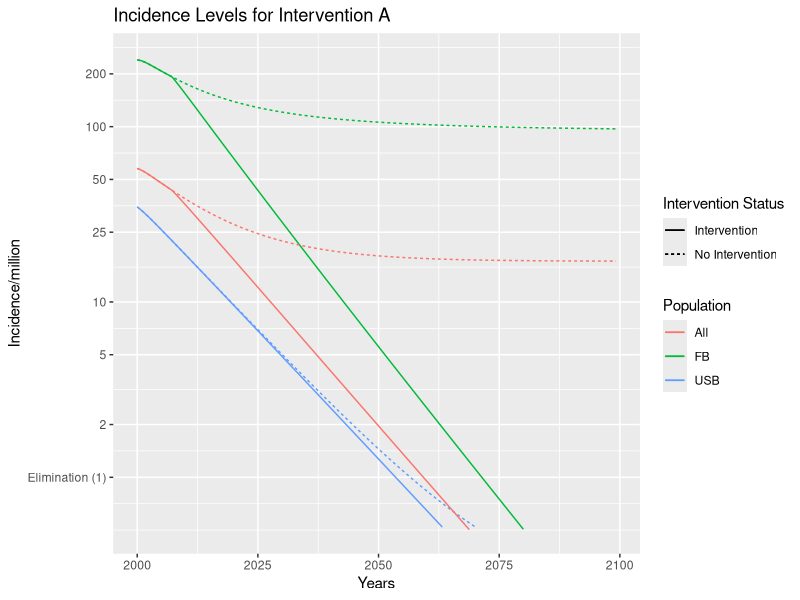
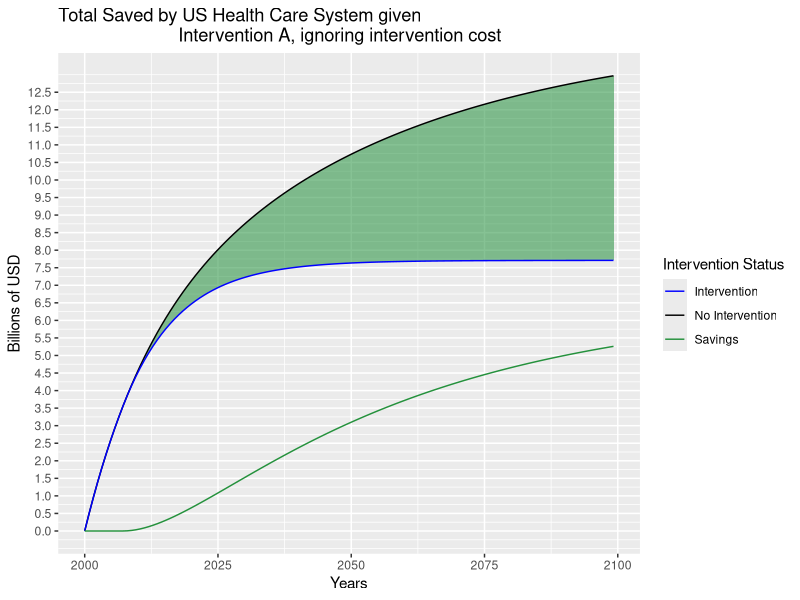
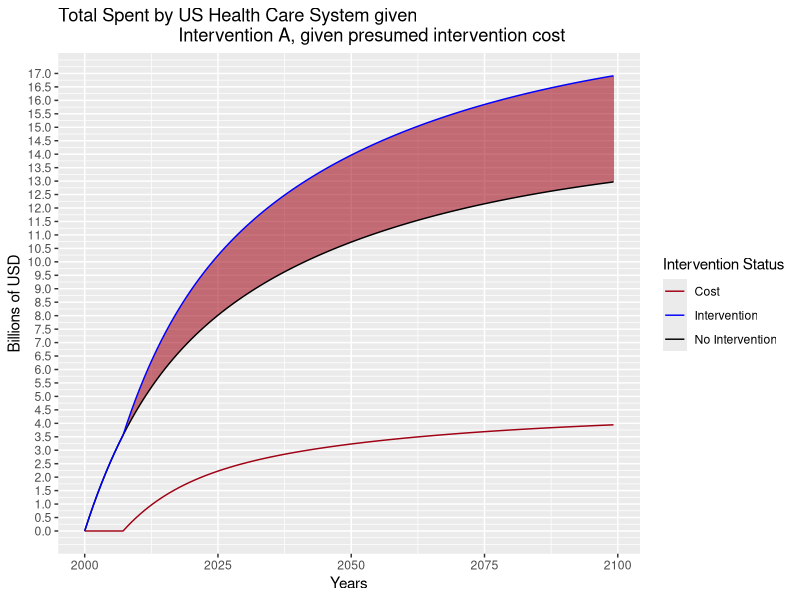
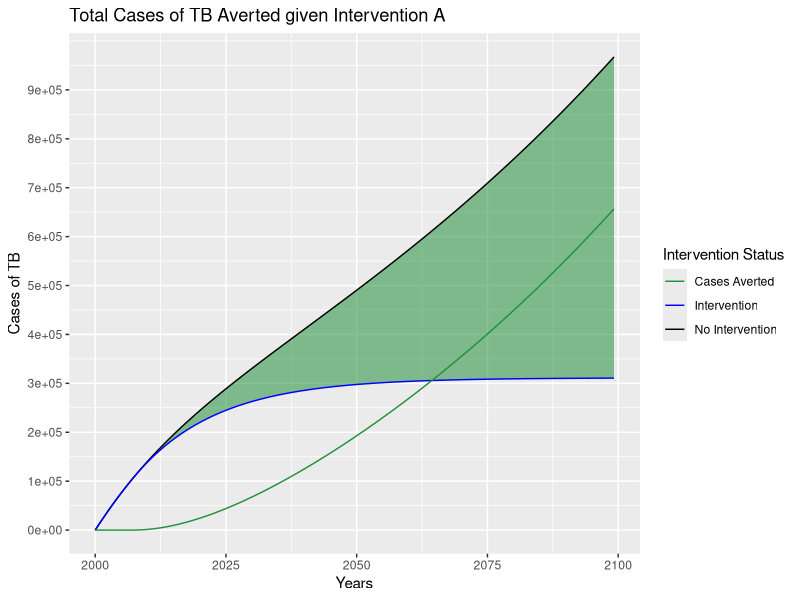
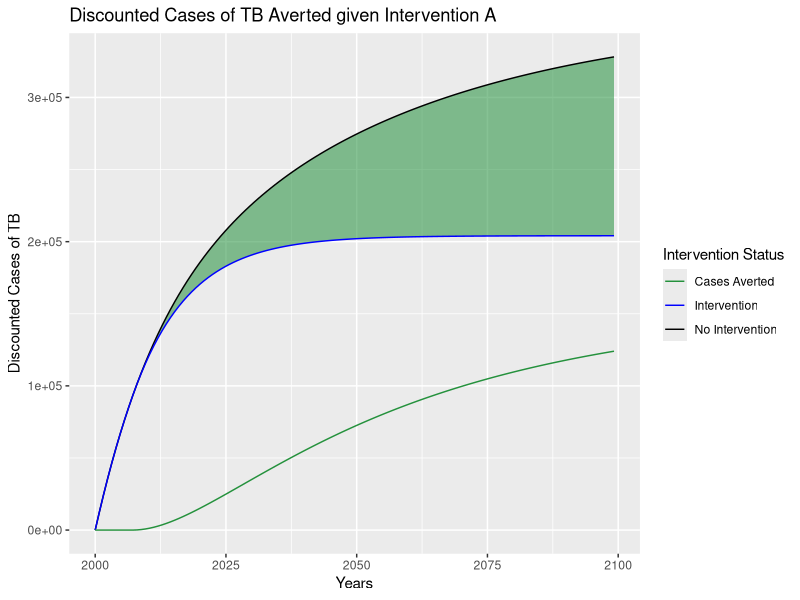
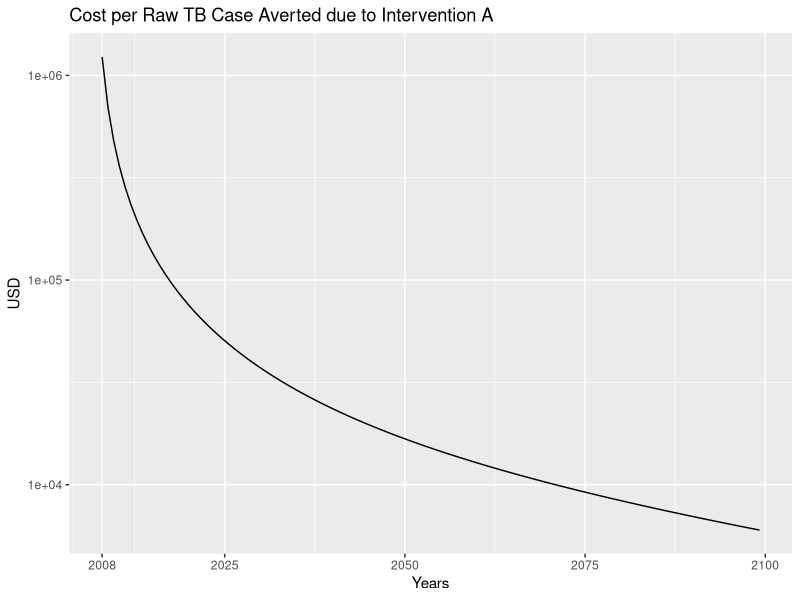
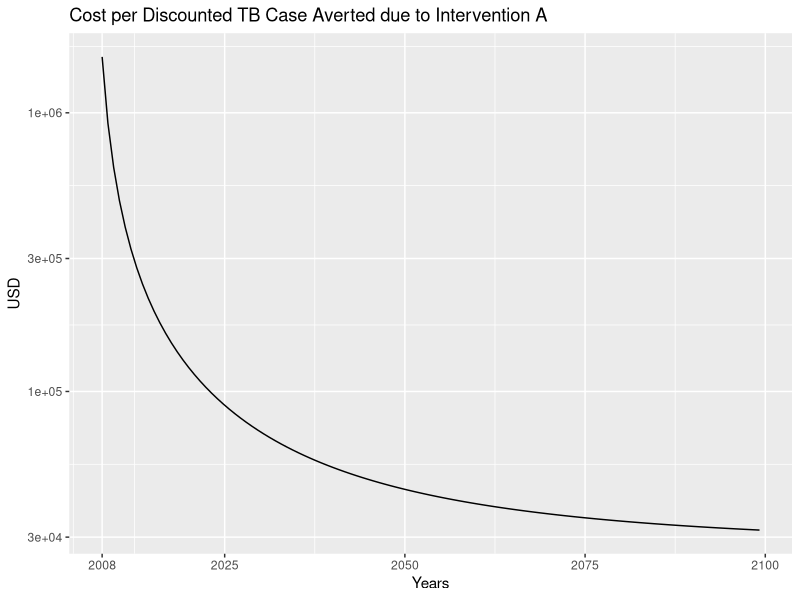
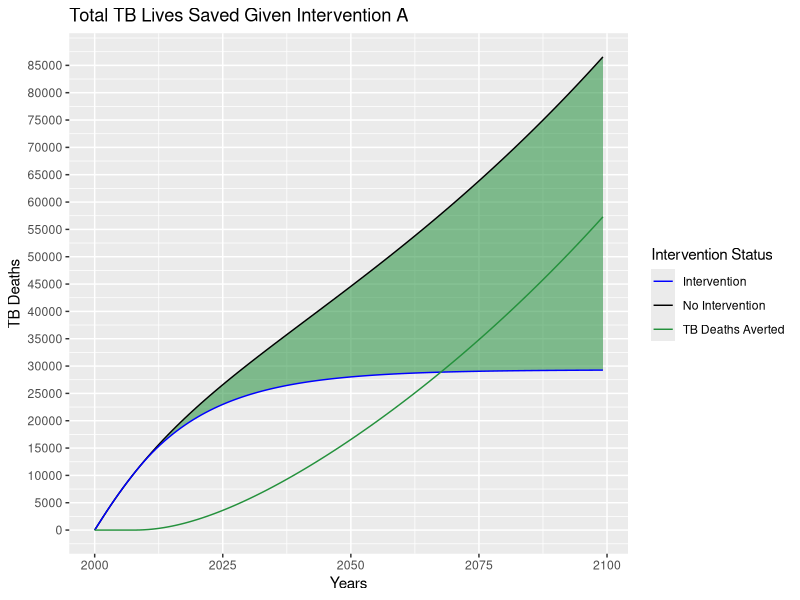

Write R code to recreate these figures, in order.
library(ggplot2)
#TODO: Make this read from the files somehow
DELTA_T   = 0.8
initialYr = 2000
finalYr   = 2100
cutoffYr  = 2008
cutoffT   = (cutoffYr-initialYr)/DELTA_T + 1
years     = seq(initialYr,finalYr - DELTA_T, DELTA_T)
yearsPC   = seq(cutoffYr,finalYr - DELTA_T,DELTA_T)
totT      = length(years)
if (Sys.info()['sysname'] == "Linux") {
  #Making it plot on linux
  X11.options(type='nbcairo')
}
vF <- 1.5         #Progression rate of acute infection per year
vL0 <- 0.0014     #Progression rate for reactivation (chronic LTBI) in the USB population per year
vL1 <- 0.0010     #Progression rate for reactivation (chronic LTBI) in the FB population per year
generateIncidence <- function(dataSet) {
  IN0   <- 1e6 * (vF*dataSet$F0 + vL0*dataSet$L0)/dataSet$N0
  IN1   <- 1e6 * (vF*dataSet$F1 + vL1*dataSet$L1)/dataSet$N1
  INall <- 1e6 * (vF*(dataSet$F0 + dataSet$F1) + vL0*dataSet$L0 + vL1*dataSet$L1)/(dataSet$N0 + dataSet$N1)
  return(data.frame(IN0,IN1,INall))
}

#Data Labels
USB             <- rep("USB",             totT)
FB              <- rep("FB",              totT)
all             <- rep("All",             totT)
noInt           <- rep("No Intervention", totT)
int             <- rep("Intervention",    totT)
savings         <- rep("Savings",         totT)
costs           <- rep("Cost",            totT)
averted         <- rep("Cases Averted",   totT)
TBdeathsAverted <- rep("TB Deaths Averted",   totT)

#Aesthetics
USBC             <- 'blue'
FBC              <- 'green'
allC             <- 'red'
noIntC           <- 'black'
intC             <- 'blue'
savingsC         <- '#24913C'
costsC           <- '#9F0013'
avertedC         <- '#24913C'
TBdeathsAvertedC <- '#24913C'

baseData         <- read.csv('baseData.csv')
interventionData <- read.csv('interventionData.csv')

baseInc          <- generateIncidence(baseData)
interventionInc  <- generateIncidence(interventionData)

#Incidence Reports: Comparing Baseline Incidence against Intervention Incidence
incData <- data.frame(year = years, 
                      baseUSB = baseInc$IN0,   intUSB = interventionInc$IN0, 
                      baseFB  = baseInc$IN1,    intFB = interventionInc$IN1, 
                      baseAll = baseInc$INall, intAll = interventionInc$INall)
incPlot <- ggplot(incData, aes(x=year)) + 
           scale_y_log10(breaks=c(1,2,5,10,25,50,100,200),
                         labels=c("Elimination (1)",2,5,10,25,50,100,200),
                         limits=c(0.5,250)) + 
           labs(x="Years", y="Incidence/million", color="Population", 
                linetype="Intervention Status") + 
           ggtitle("Incidence Levels for Intervention A") + 
           geom_line(aes(y=baseUSB, color=USB, linetype=noInt))  + 
           geom_line(aes(y=intUSB,  color=USB, linetype=int))    + 
           geom_line(aes(y=baseFB,  color=FB,  linetype=noInt))  + 
           geom_line(aes(y=intFB,   color=FB,  linetype=int))    + 
           geom_line(aes(y=baseAll, color=all, linetype=noInt))  + 
           geom_line(aes(y=intAll,  color=all, linetype=int))

#Total Costs Excluding Sticker Price: Comparing costs of various interventions
#US Health Care System (HCS) TB costs due to base system
baseCost  <- (baseData$cN0 + baseData$cN1)/1e9
#US HCS TB costs due to intervenvtion
interCost <- (interventionData$cN0 + interventionData$cN1)/1e9
#US HCS TB savings due to intervention
totSaved  <- baseCost - interCost                        

savingsData <- data.frame(year=years, baseCost=baseCost, interCost=interCost,
                          totSaved=totSaved)
yrange      <- round(seq(min(savingsData$baseCost),max(savingsData$baseCost),by=0.5),1)
savingsPlot <- ggplot(savingsData,aes(x=year)) + 
               labs(x="Years", y="Billions of USD", color="Intervention Status") +
               scale_y_continuous(breaks=yrange) + 
               ggtitle("Total Saved by US Health Care System given
                        Intervention A, ignoring intervention cost") +
               geom_ribbon(aes(ymin=interCost,ymax=baseCost,fill=savings, alpha=0.2)) + 
               geom_line(aes(y=baseCost, color=noInt)) +
               geom_line(aes(y=interCost, color=int)) + 
               geom_line(aes(y=totSaved, color=savings)) +
               scale_fill_manual(values=c(savingsC)) + 
               scale_color_manual(values=c(intC,noIntC,savingsC)) + 
               guides(fill=F, alpha=F)

#Total Costs Including Sticker Price: Comparing costs of various interventions
#Implementation cost of intervention
costInter <- (interventionData$interventionCost)/1e9
#Total US HCS cost due to intervention
interTot  <- interCost + costInter
#Total additional spent by US HCS due to intervention
totSpent  <- interTot - baseCost

costData <- data.frame(year=years, baseCost=baseCost, interCost=interTot,
                       totSpent=totSpent)
yrange      <- round(seq(min(costData$interCost),max(costData$interCost)+0.5,by=0.5),1)
costsPlot <- ggplot(costData,aes(x=year)) + 
               labs(x="Years", y="Billions of USD", color="Intervention Status") +
               scale_y_continuous(breaks=yrange) + 
               ggtitle("Total Spent by US Health Care System given
                        Intervention A, given presumed intervention cost") +
               geom_ribbon(aes(ymin=baseCost,ymax=interCost,fill=costs, alpha=1)) + 
               geom_line(aes(y=baseCost, color=noInt)) +
               geom_line(aes(y=interCost, color=int)) + 
               geom_line(aes(y=totSpent, color=costs)) +
               scale_fill_manual(values=c(costsC)) + 
               scale_color_manual(values=c(costsC,intC,noIntC)) + 
               guides(fill=F, alpha=F)

#Total Cases Averted
baseCases         <- 1e6*(baseData$progAcute0 + baseData$progAcute1 + 
                          baseData$progChron0 + baseData$progChron1)
baseCasesD        <- 1e6*(baseData$progTotalD0 + baseData$progTotalD1)
intCases          <- 1e6*(interventionData$progAcute0 + interventionData$progAcute1 + 
                          interventionData$progChron0 + interventionData$progChron1)
intCasesD         <- 1e6*(interventionData$progTotalD0 + interventionData$progTotalD1)
casesAverted      <- baseCases - intCases
casesAvertedD     <- baseCasesD - intCasesD

casesAvertedData  <- data.frame(year=years,baseCases=baseCases,
                                intCases=intCases,
                                casesAverted=casesAverted)
casesAvertedDataD <- data.frame(year=years,baseCases=baseCasesD,
                                intCases=intCasesD,
                                casesAverted=casesAvertedD)

yrange            <- round(seq(min(casesAvertedData$baseCases),
                               max(casesAvertedData$baseCases),by=1e5),1)
casesAvertedPlot  <- 
  ggplot(casesAvertedData,aes(x=year)) + 
  labs(x="Years", y="Cases of TB", color="Intervention Status") +
  scale_y_continuous(breaks=yrange) + 
  ggtitle("Total Cases of TB Averted given Intervention A") +
  geom_ribbon(aes(ymin=intCases,ymax=baseCases,fill=averted, alpha=0.2)) + 
  geom_line(aes(y=baseCases,    color=noInt)) +
  geom_line(aes(y=intCases,     color=int)) + 
  geom_line(aes(y=casesAverted, color=averted)) +
  scale_fill_manual(values=c(avertedC)) + 
  scale_color_manual(values=c(avertedC,intC,noIntC)) + 
  guides(fill=F, alpha=F)

yrange            <- round(seq(min(casesAvertedDataD$baseCases),
                               max(casesAvertedDataD$baseCases),by=1e5),1)
casesAvertedPlotD <- 
  ggplot(casesAvertedDataD,aes(x=year)) + 
  labs(x="Years", y="Discounted Cases of TB", 
       color="Intervention Status") +
  scale_y_continuous(breaks=yrange) + 
  ggtitle("Discounted Cases of TB Averted given Intervention A") +
  geom_ribbon(aes(ymin=intCases,ymax=baseCases,fill=averted, alpha=0.2)) + 
  geom_line(aes(y=baseCases, color=noInt)) +
  geom_line(aes(y=intCases, color=int)) + 
  geom_line(aes(y=casesAverted, color=averted)) +
  scale_fill_manual(values=c(avertedC)) + 
  scale_color_manual(values=c(avertedC,intC,noIntC)) + 
  guides(fill=F, alpha=F)

#Cost per cases averted graph:
cpcaData  <- data.frame(year=yearsPC,cpca=1e9*totSpent[cutoffT:totT]/casesAverted[cutoffT:totT])
cpcaDataD <- data.frame(year=yearsPC,cpca=1e9*totSpent[cutoffT:totT]/casesAvertedD[cutoffT:totT])

cpcaPlot  <- 
  ggplot(cpcaData,aes(x=year)) + 
  labs(x="Years", y="USD") +
  scale_x_continuous(breaks=c(initialYr,cutoffYr,seq(initialYr,finalYr,25))) +
  scale_y_log10() + 
  ggtitle("Cost per Raw TB Case Averted due to Intervention A") +
  geom_line(aes(y=cpca))

cpcaPlotD <- 
  ggplot(cpcaDataD,aes(x=year)) + 
  labs(x="Years", y="USD") +
  scale_x_continuous(breaks=c(initialYr,cutoffYr,seq(initialYr,finalYr,25))) +
  scale_y_log10() + 
  ggtitle("Cost per Discounted TB Case Averted due to Intervention A") +
  geom_line(aes(y=cpca))

#TB Deaths:
baseDeaths         <- 1e6*(baseData$tbdeath0 + baseData$tbdeath1)
baseDeathsD        <- 1e6*(baseData$tbdeathD0 + baseData$tbdeathD1)
intDeaths          <- 1e6*(interventionData$tbdeath0 + interventionData$tbdeath1)
intDeathsD         <- 1e6*(interventionData$tbdeathD0 + interventionData$tbdeathD1)
deathsAverted      <- baseDeaths - intDeaths
deathsAvertedD     <- baseDeathsD - intDeathsD

deathsAvertedData  <- data.frame(year=years,baseDeaths=baseDeaths,
                                intDeaths=intDeaths,
                                deathsAverted =deathsAverted)
deathsAvertedDataD <- data.frame(year=years,baseDeaths=baseDeathsD,
                                intDeaths=intDeathsD,
                                deathsAverted=deathsAvertedD)

yrange             <- round(seq(min(deathsAvertedData$baseDeaths),
                               max(deathsAvertedData$baseDeaths),by=5e3),1)
deathsAvertedPlot  <- 
  ggplot(deathsAvertedData,aes(x=year)) + 
  labs(x="Years", y="TB Deaths", color="Intervention Status") +
  scale_y_continuous(breaks=yrange) + 
  ggtitle("Total TB Lives Saved Given Intervention A") +
  geom_ribbon(aes(ymin=intDeaths,ymax=baseDeaths,fill=averted, alpha=0.2)) + 
  geom_line(aes(y=baseDeaths,    color=noInt)) +
  geom_line(aes(y=intDeaths,     color=int)) + 
  geom_line(aes(y=deathsAverted, color=TBdeathsAverted)) +
  scale_fill_manual(values=c(TBdeathsAvertedC)) + 
  scale_color_manual(values=c(intC,noIntC,TBdeathsAvertedC)) + 
  guides(fill=F, alpha=F)

yrange             <- round(seq(min(deathsAvertedDataD$baseDeaths),
                               max(deathsAvertedDataD$baseDeaths),by=5e3),1)
deathsAvertedPlotD <- 
  ggplot(deathsAvertedDataD,aes(x=year)) + 
  labs(x="Years", y="Discounted TB Deaths", 
       color="Intervention Status") +
  scale_y_continuous(breaks=yrange) + 
  ggtitle("Discounted TB Lives Saved Given Intervention A") +
  geom_ribbon(aes(ymin=intDeaths,ymax=baseDeaths,fill=averted, alpha=0.2)) + 
  geom_line(aes(y=baseDeaths, color=noInt)) +
  geom_line(aes(y=intDeaths, color=int)) + 
  geom_line(aes(y=deathsAverted, color=TBdeathsAverted)) +
  scale_fill_manual(values=c(TBdeathsAvertedC)) + 
  scale_color_manual(values=c(intC,noIntC,TBdeathsAvertedC)) + 
  guides(fill=F, alpha=F)

incPlot
savingsPlot
costsPlot
casesAvertedPlot
casesAvertedPlotD
cpcaPlot
cpcaPlotD
deathsAvertedPlot
deathsAvertedPlotD
